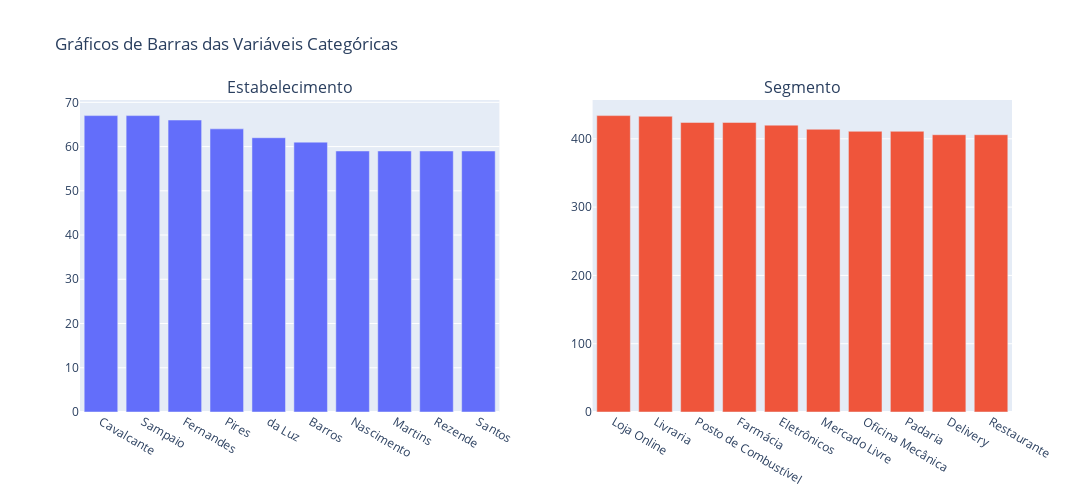

The cell this chart's notebook holds for it:
### Markdown cell above
### Gráfico de barras para variáveis categóricas

### Code cell
# Número de colunas desejadas
num_cols = 2

# Calcular o número de linhas necessárias
num_rows = math.ceil(len(cat_vars) / num_cols)

# Criar subplots
fig = make_subplots(rows=num_rows, cols=num_cols, subplot_titles=cat_vars)

# Adicionar gráficos de barras para cada variável categórica
for i, var in enumerate(cat_vars):
  row = (i // num_cols) + 1
  col = (i % num_cols) + 1
  fig.add_trace(
    go.Bar(
      x=df_transacoes[var].value_counts().index[:10], 
      y=df_transacoes[var].value_counts().values[:10], 
      name=var
    ),
    row=row, col=col
  )

# Atualizar layout
fig.update_layout(
  height=500 * num_rows,
  width=1200,
  title_text="Gráficos de Barras das Variáveis Categóricas",
  showlegend=False,
)
fig.show()

### Figure 1 — Plotly figure (JSON) as saved in the notebook; plotly's stock layout.template omitted (floating-point values rounded to 4 significant figures)
{"data": [{"name": "Estabelecimento", "type": "bar", "x": ["Cavalcante", "Sampaio", "Fernandes", "Pires", "da Luz", "Barros", "Nascimento", "Martins", "Rezende", "Santos"], "xaxis": "x", "y": [67, 67, 66, 64, 62, 61, 59, 59, 59, 59], "yaxis": "y"}, {"name": "Segmento", "type": "bar", "x": ["Loja Online", "Livraria", "Posto de Combustível", "Farmácia", "Eletrônicos", "Mercado Livre", "Oficina Mecânica", "Padaria", "Delivery", "Restaurante"], "xaxis": "x2", "y": [434, 433, 424, 424, 420, 414, 411, 411, 406, 406], "yaxis": "y2"}], "layout": {"annotations": [{"font": {"size": 16}, "showarrow": false, "text": "Estabelecimento", "x": 0.225, "xanchor": "center", "xref": "paper", "y": 1, "yanchor": "bottom", "yref": "paper"}, {"font": {"size": 16}, "showarrow": false, "text": "Segmento", "x": 0.775, "xanchor": "center", "xref": "paper", "y": 1, "yanchor": "bottom", "yref": "paper"}], "height": 500, "showlegend": false, "title": {"text": "Gráficos de Barras das Variáveis Categóricas"}, "width": 1200, "xaxis": {"anchor": "y", "domain": [0, 0.45]}, "xaxis2": {"anchor": "y2", "domain": [0.55, 1]}, "yaxis": {"anchor": "x", "domain": [0, 1]}, "yaxis2": {"anchor": "x2", "domain": [0, 1]}}}
